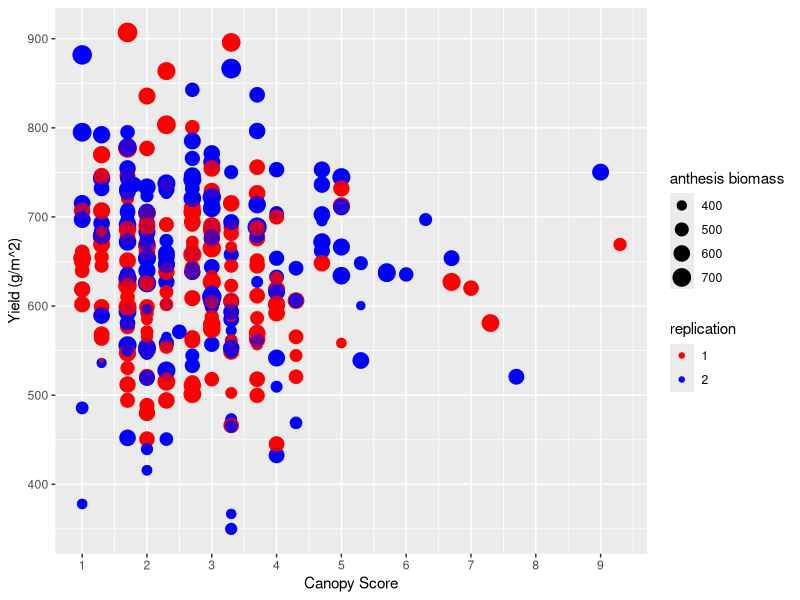
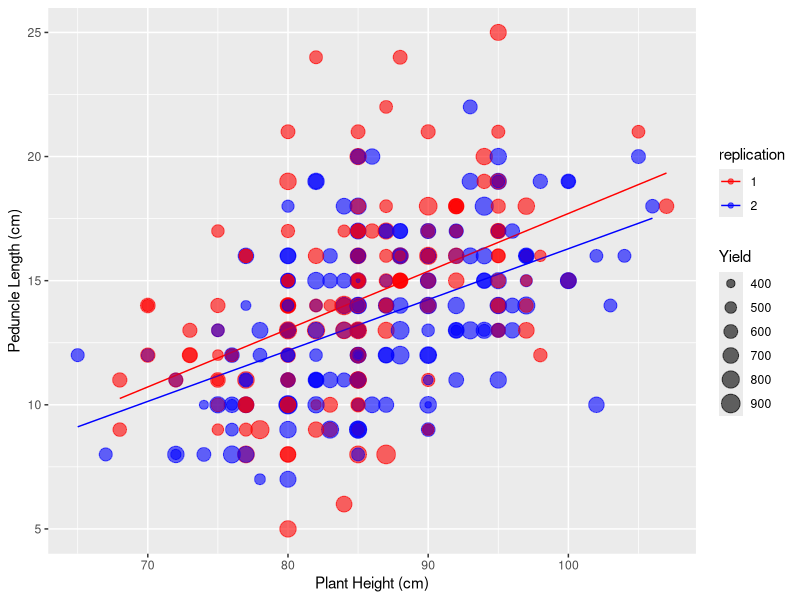
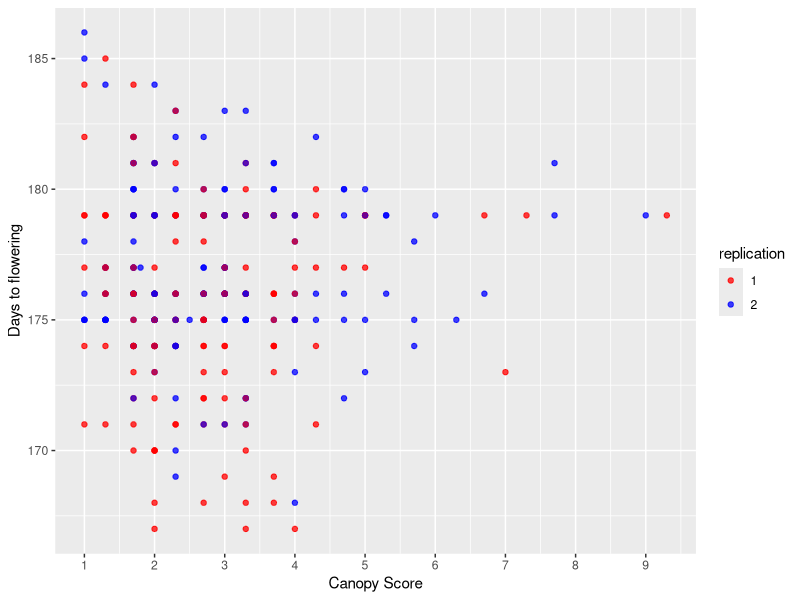

Recreate these plots in R, in order.
## ---- chunk 1
knitr::opts_chunk$set(
  results = 'asis',
  echo = FALSE,
  warning = FALSE,
  message = FALSE,
  fig.align = 'center'
  )

#Load libraries
library(tidyverse)
library(kableExtra)
## ---- chunk 2
my_ges_2019 <- read_csv("data/my_ges_2019.csv") %>% 
rename('canopy score'= canopy_score,'days to flowering'=flowering_das,'plant height (cm)'=plant_ht,'anthesis biomass (g)'=anthesis_biomass,"peduncle length (cm)"=peduncle_length,'yield (g/m^2)'=plot_yield)

knitr::kable(head(my_ges_2019,n = 5), format = "html", caption = "Key traits measured in spring wheat lines") %>% kable_styling("striped")
## ---- chunk 3
my_ges_2019 <- read_csv("data/my_ges_2019.csv")

my_2019 <-ggplot(data=my_ges_2019,mapping = aes(x = canopy_score, y = plot_yield,color =as.factor(rep), size = anthesis_biomass))+
  geom_point() +
  scale_colour_manual(values = c("red","blue"))
  
my_2019 +
    labs(x="Canopy Score",
         y="Yield (g/m^2)",colour="replication",size="anthesis biomass")+
    geom_point(alpha=0.2)+
  scale_x_continuous(breaks = c(1,2,3,4, 5,6,7,8,9,10))
## ---- chunk 4
my_ges_2019 <- read_csv("data/my_ges_2019.csv")

my_2019 <- ggplot(data = my_ges_2019, aes(x = plant_ht, y = peduncle_length,color =as.factor(rep),size=plot_yield)) +
  geom_point(alpha=0.5) + 
   scale_colour_manual(values = c("red", "blue"))+
  geom_smooth(method = "lm",size=0.5,se=F)
   my_2019+
  labs(x="Plant Height (cm)",
         y="Peduncle Length (cm)",colour="replication",size="Yield")+
    geom_point(alpha=0.2)
## ---- chunk 5
my_ges_2019 <- read_csv("data/my_ges_2019.csv")

my_2019 <- ggplot(data = my_ges_2019, aes(x = canopy_score, y = flowering_das,color =as.factor(rep))) +
  geom_point(alpha=0.5) + 
   scale_colour_manual(values = c("red", "blue"))
  
   my_2019+
  labs(x="Canopy Score",
         y="Days to flowering",colour="replication")+
    geom_point(alpha=0.5)+
      scale_x_continuous(breaks = c(1,2,3,4, 5,6,7,8,9,10))
